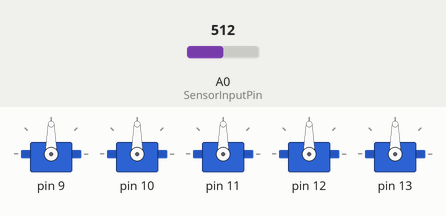
Simulated run of this sketch. Board: Arduino Uno, built with avr-gcc and run on an emulated ATmega328P. Parts: 5 × servo. The test bench sets the inputs (shaded band); at power-on: A0 (SensorInputPin) = 512. What the sketch prints to the serial monitor is not drawn.

Above: at 1.2 s.
1.3 s: A0 (SensorInputPin) set to 590
2.8 s: A0 (SensorInputPin) set to 617
At 3.9 s:
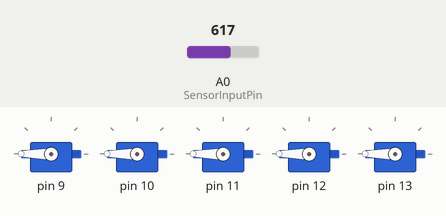
4.3 s: A0 (SensorInputPin) set to 511
At 5.9 s:
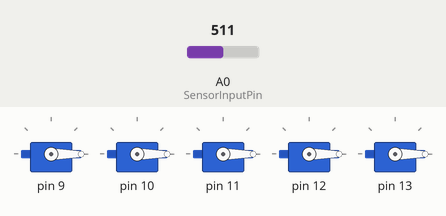
7.1 s: A0 (SensorInputPin) set to 610
At 8.3 s:
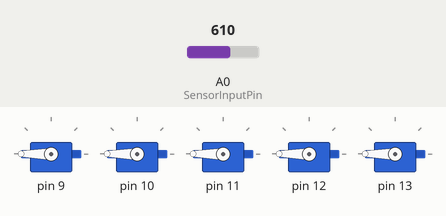
Timing chart, 0 to 10.1 s (numbered marks = the images above; inputs shaded):
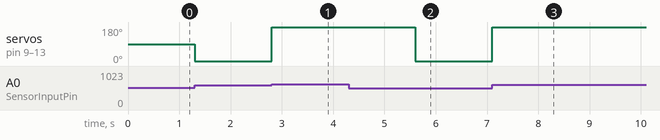

Measured:
- the behaviour switches between 600 and 601 on A0 (SensorInputPin) (found by bisection; images 0 and 1)
- after the input at 2.8 s, servo on pin 9–13: 0° → 180° at once
- after the input at 4.3 s, servo on pin 9–13: 180° → 0° after 1.3 s
- after the input at 7.1 s, servo on pin 9–13: 0° → 180° at once

The sketch:

EMG_Without_Filtration.ino
```cpp
#if defined(ARDUINO) && ARDUINO >= 100
#include "Arduino.h"
#else
#include "WProgram.h"
#endif
#include <Servo.h>
#define TIMING_DEBUG 1
#define SensorInputPin A0

Servo myServos[5];

static int Threshold = 600;

unsigned long timeStamp;
unsigned long timeBudget;
unsigned long lastEMGSignalTime = 0;
const int EMGSignalTimeout = 1300;

void setup() {
    Serial.begin(115200);

    myServos[0].attach(9);
    myServos[1].attach(10);
    myServos[2].attach(11);
    myServos[3].attach(12);
    myServos[4].attach(13);

    timeBudget = 1000;
}

void loop() {
    timeStamp = micros();
    int Value = analogRead(SensorInputPin);
    int envelope = (Value > Threshold) ? Value : 0;
    timeStamp = micros() - timeStamp;

    if (TIMING_DEBUG) {
        Serial.print("Raw Data: ");
        Serial.println(Value);
    }

    if (envelope > Threshold) {
        for (int i = 0; i < 5; i++) {
            myServos[i].write(180);
        }
        lastEMGSignalTime = millis();
    } else {
        if (millis() - lastEMGSignalTime > EMGSignalTimeout) {
            for (int i = 0; i < 5; i++) {
                myServos[i].write(0);
            }
        }
    }

    delayMicroseconds(500);
}
```
